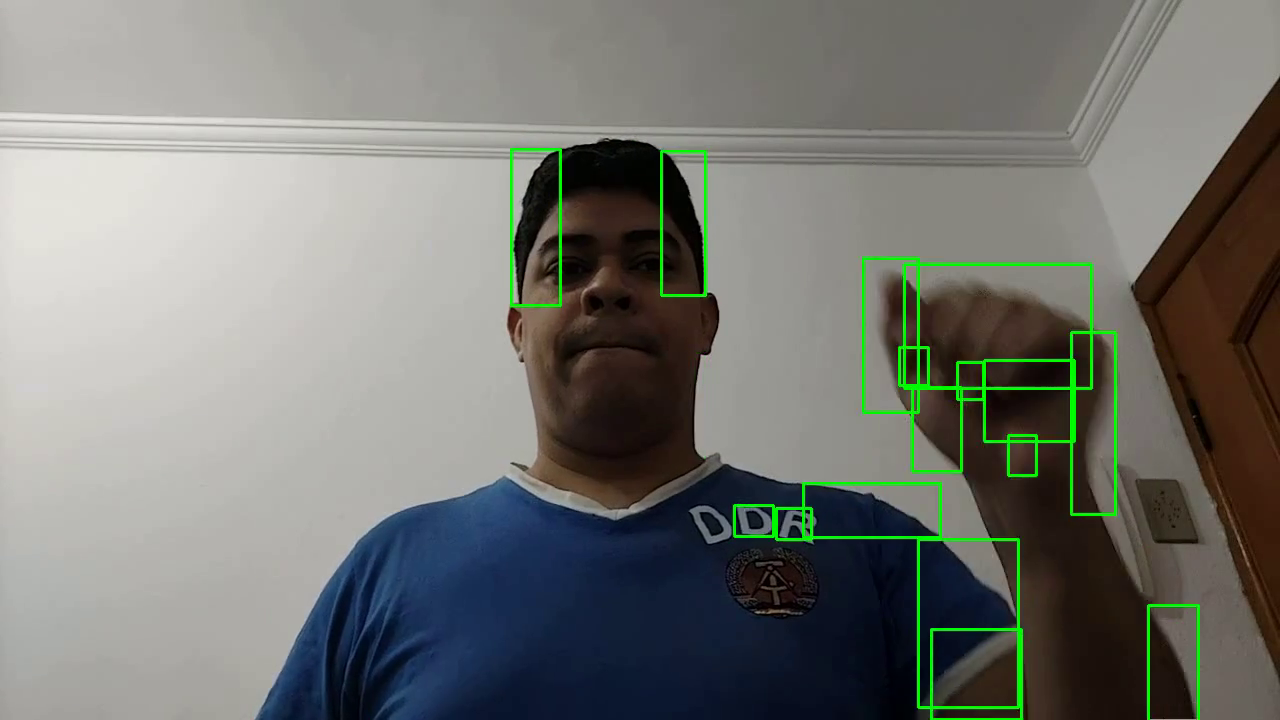
#> input picture frame 14 of assets/relatorio_5/videos/ex1b_chico-lento.mp4, 1280 x 720 px, given in place of Leopoldo_rapido.mp4, which was not available
$ python ex1c.py
#> lines starting #> are read from the running program, lines starting #| are printed output that depends on the picture; after the words box and inside, x2 and y2 are one past the last pixel; in counts of white or black regions, pixels touching at a corner belong together; pictures that were not available may be replaced by others from this repository, and a replacement may not be noted
import cv2

cap = cv2.VideoCapture("./videos/Leopoldo_rapido.mp4")

width = cap.get(cv2.CAP_PROP_FRAME_WIDTH)   # float
# Get current height of frame
height = cap.get(cv2.CAP_PROP_FRAME_HEIGHT) # float
# Define Video Frame Rate in fps
fps = 30

fourcc = cv2.VideoWriter_fourcc(*'XVID')
out = cv2.VideoWriter('./output/ex1c/Leopoldo_rapido.avi', fourcc, fps, (int(width),int(height)) )


mog = cv2.createBackgroundSubtractorKNN()

while True:
    ret, frame = cap.read()
#> frame is the input picture: shape (720, 1280, 3); mean B, G, R 113.1, 118.4, 116.5
    gray = cv2.cvtColor(frame, cv2.COLOR_BGR2GRAY)
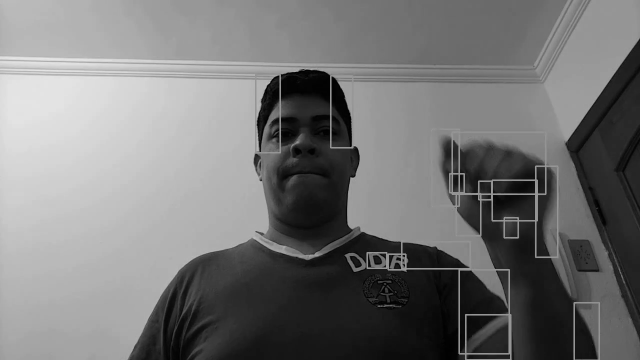
#> gray: shape (720, 1280) (shown at 1/2 size); min 0, max 233, mean 117.2

    fgmask = mog.apply(gray)
#> fgmask: shape (720, 1280); every value is 255

    kernel = cv2.getStructuringElement(cv2.MORPH_ELLIPSE, (5, 5))
    fgmask = cv2.erode(fgmask, kernel, iterations=1)
    fgmask = cv2.dilate(fgmask, kernel, iterations=1)

    contours, hierarchy = cv2.findContours(fgmask, cv2.RETR_EXTERNAL, cv2.CHAIN_APPROX_SIMPLE)
#> contours = [[[0, 0], [0, 719], [1279, 719], [1279, 0]]]

    for contour in contours:
        # Ignore small contours
        if cv2.contourArea(contour) < 1000:
            continue

        # Draw bounding box around contour
        x, y, w, h = cv2.boundingRect(contour)
        cv2.rectangle(frame, (x, y), (x+w, y+h), (0, 255, 0), 2)
#> this loop made 1 pass
#> (contour, x, y, w, h) on pass 1: ([[0, 0], [0, 719], [1279, 719], [1279, 0]], 0, 0, 1280, 720)
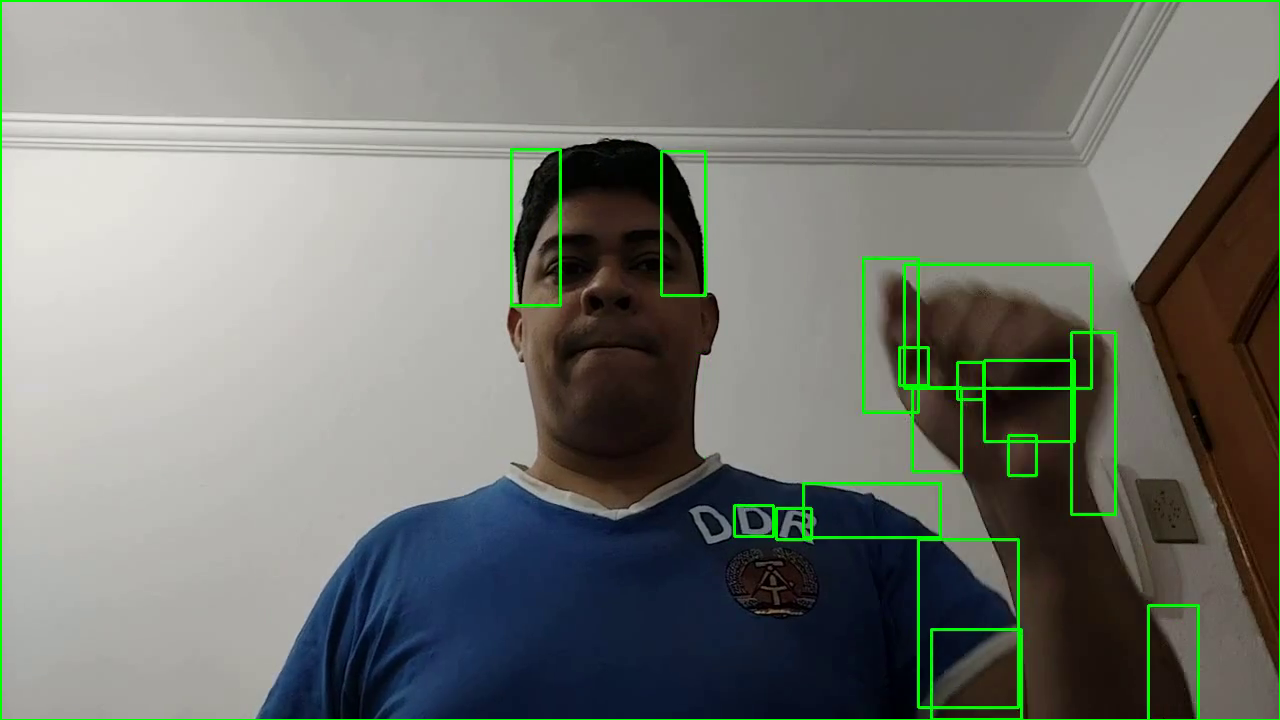
#> frame: shape (720, 1280, 3); 0.65% of pixels changed, all inside (x1, y1, x2, y2) = (0, 0, 1280, 720)

    img_1 = cv2.flip(frame,0)
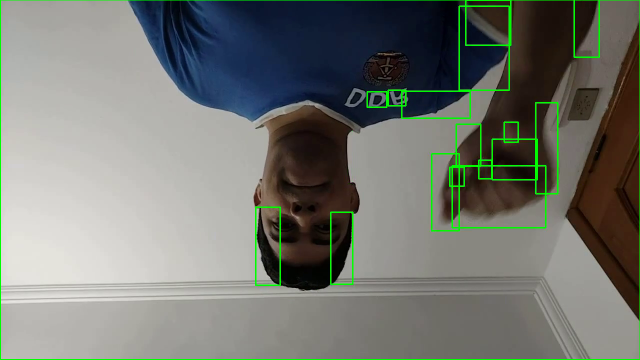
#> img_1: shape (720, 1280, 3) (shown at 1/2 size); mean B, G, R 112.3, 119.2, 115.7
    img_1 = cv2.flip(img_1,1)
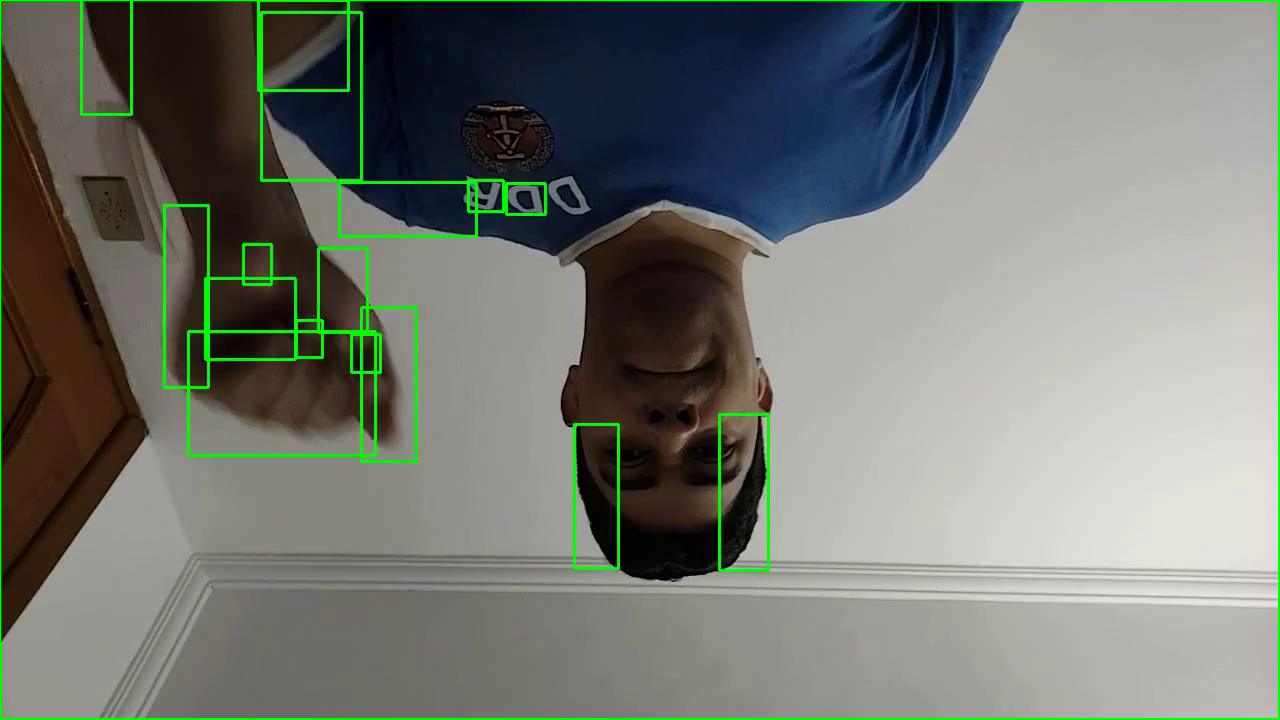
#> img_1: shape (720, 1280, 3); mean B, G, R 112.3, 119.2, 115.7
    out.write(img_1)


    cv2.imshow('Motion Detection', frame)
    if cv2.waitKey(1) == ord('q'):
#> (key q is pressed here)
        break

cap.release()
cv2.destroyAllWindows()

$ run again, starting later in the video
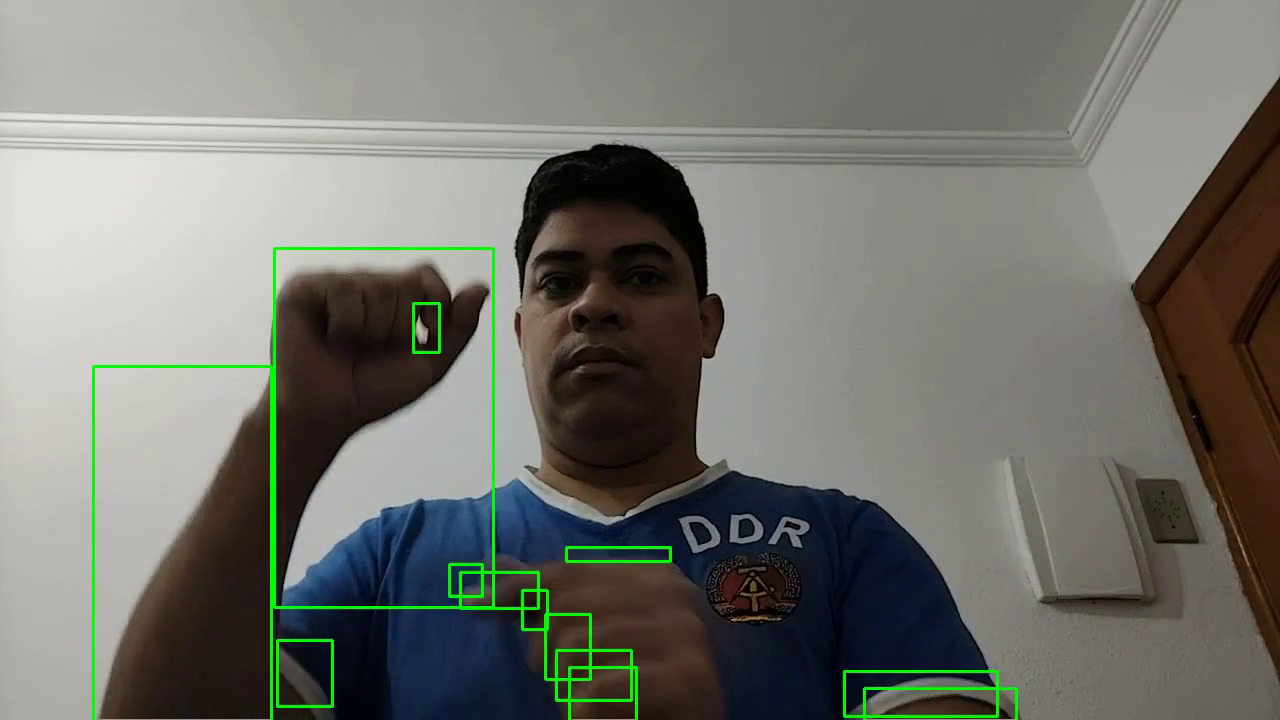
#> input picture frame 66 of assets/relatorio_5/videos/ex1b_chico-lento.mp4, 1280 x 720 px, given in place of Leopoldo_rapido.mp4, which was not available
#> frame is the input picture: shape (720, 1280, 3); mean B, G, R 109, 115.5, 114.8
#> fgmask: shape (720, 1280); every value is 255
#> contours = [[[0, 0], [0, 719], [1279, 719], [1279, 0]]]
#> the loop `for contour in contours:` made 1 pass
#> (contour, x, y, w, h) on pass 1: ([[0, 0], [0, 719], [1279, 719], [1279, 0]], 0, 0, 1280, 720)
#> after the loop `for contour in contours:`:
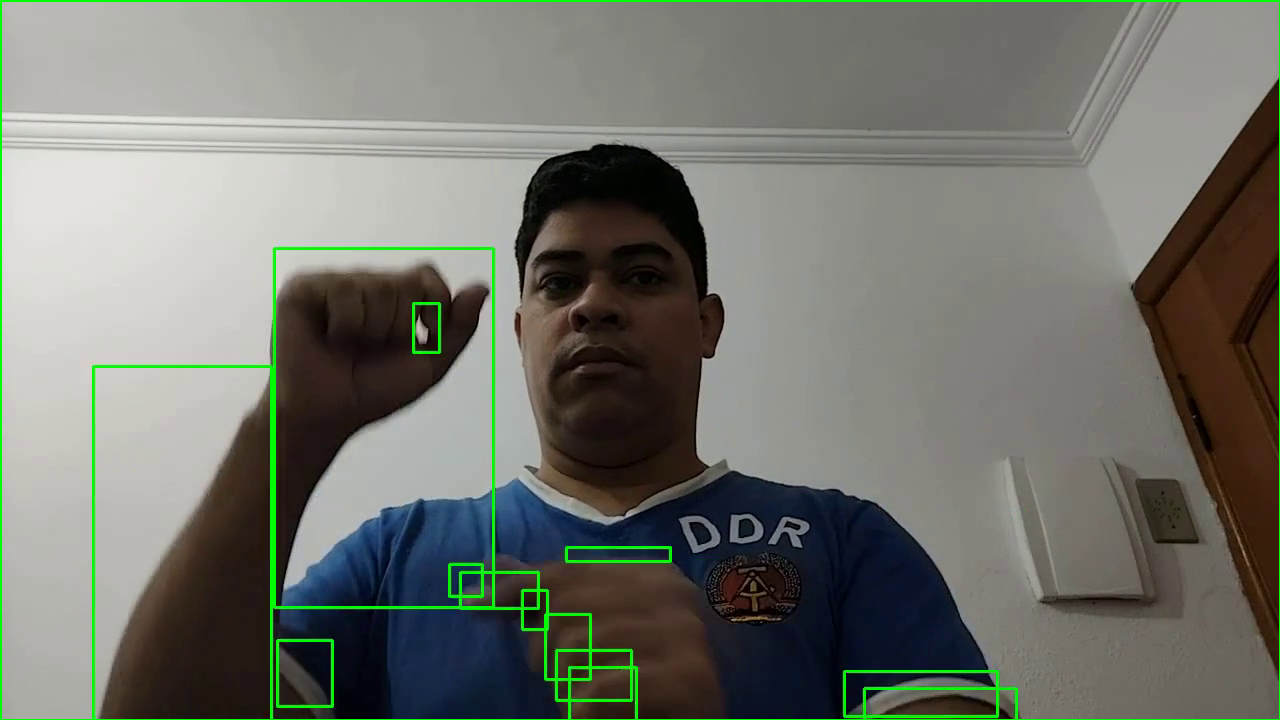
#> frame: shape (720, 1280, 3); 0.65% of pixels changed, all inside (x1, y1, x2, y2) = (0, 0, 1280, 720)
#> `img_1 = cv2.flip(img_1,1)`:
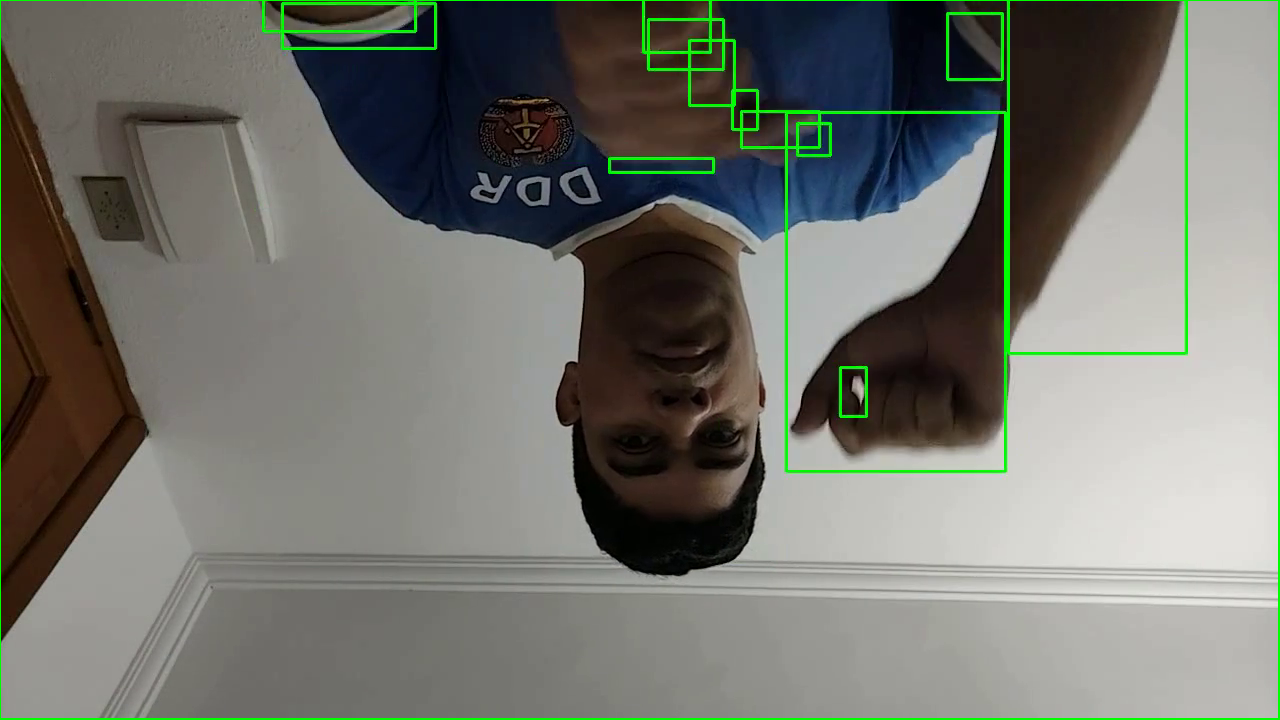
#> img_1: shape (720, 1280, 3); mean B, G, R 108.2, 116.3, 114

$ run again, starting later in the video
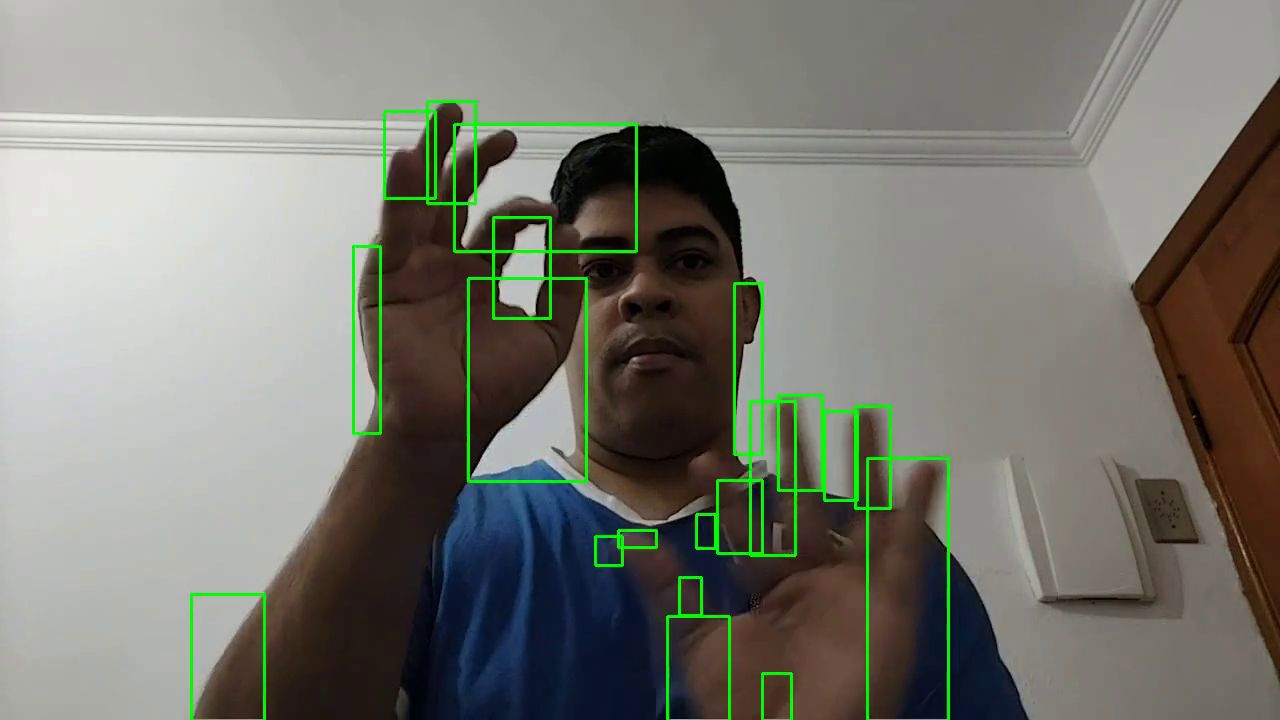
#> input picture frame 118 of assets/relatorio_5/videos/ex1b_chico-lento.mp4, 1280 x 720 px, given in place of Leopoldo_rapido.mp4, which was not available
#> frame is the input picture: shape (720, 1280, 3); mean B, G, R 112.5, 121, 120.6
#> fgmask: shape (720, 1280); every value is 255
#> contours = [[[0, 0], [0, 719], [1279, 719], [1279, 0]]]
#> the loop `for contour in contours:` made 1 pass
#> (contour, x, y, w, h) on pass 1: ([[0, 0], [0, 719], [1279, 719], [1279, 0]], 0, 0, 1280, 720)
#> after the loop `for contour in contours:`:
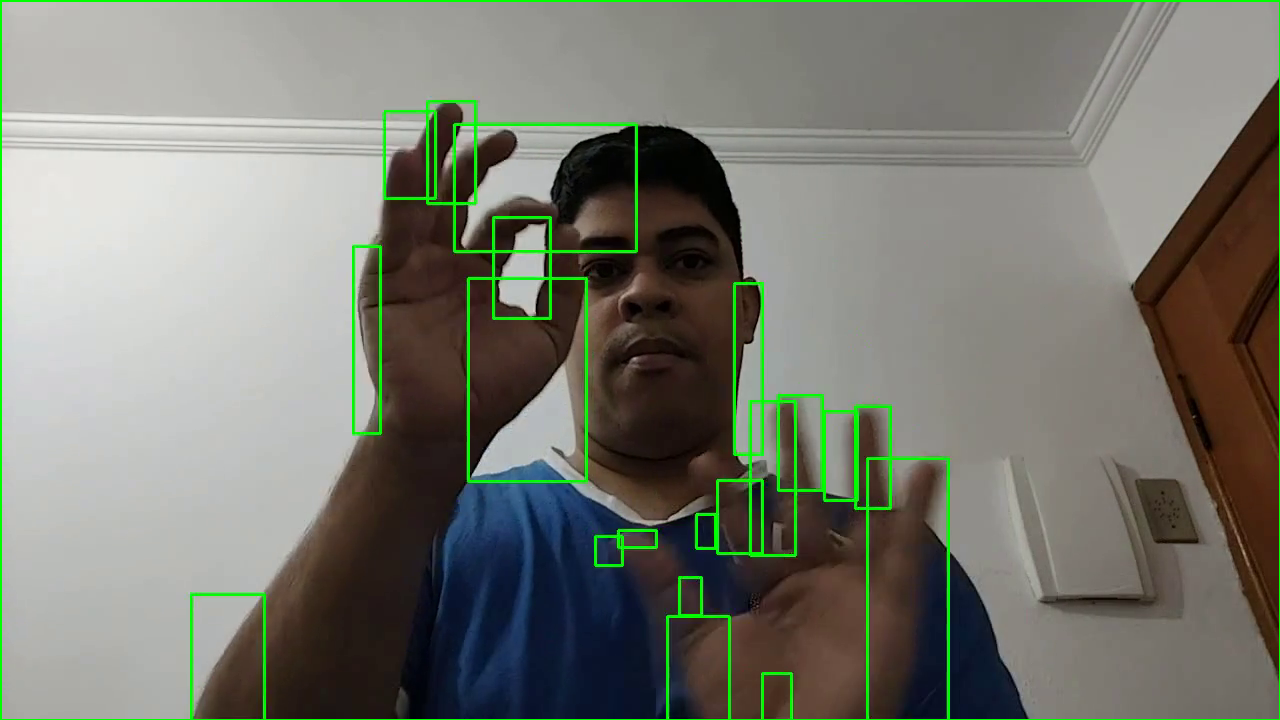
#> frame: shape (720, 1280, 3); 0.65% of pixels changed, all inside (x1, y1, x2, y2) = (0, 0, 1280, 720)
#> `img_1 = cv2.flip(img_1,1)`:
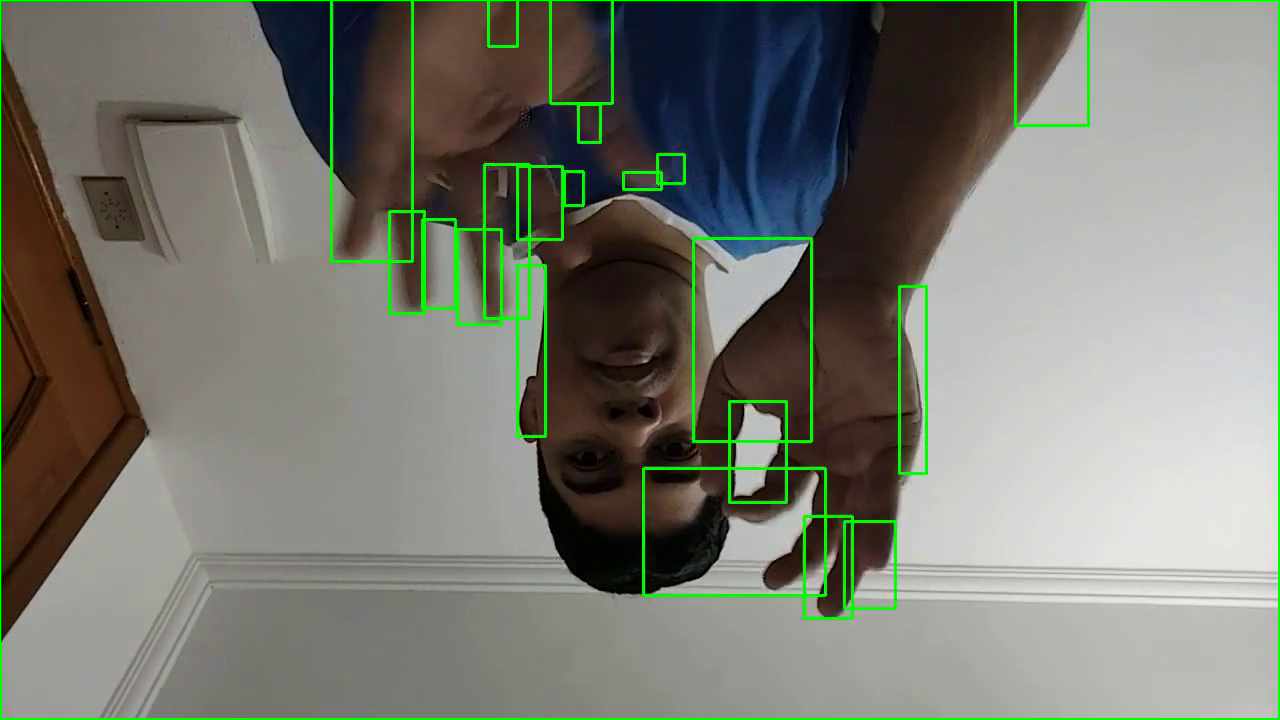
#> img_1: shape (720, 1280, 3); mean B, G, R 111.7, 121.8, 119.7
